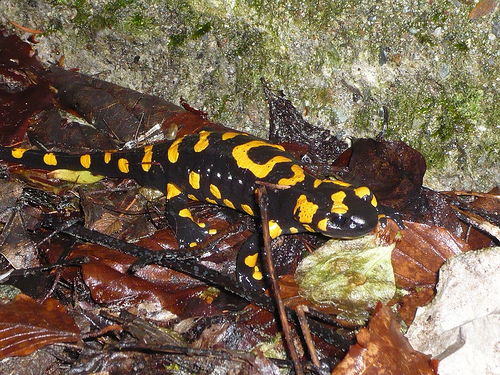
#> input picture all_images/n01629819_European_fire_salamander.JPEG, 500 x 375 px, given as the content of the folder desired_image, which was not available
$ python mosaic.py all_images/n01629819_European_fire_salamander.JPEG
#> lines starting #> are read from the running program, lines starting #| are printed output that depends on the picture; pictures that were not available may be replaced by others from this repository, and a replacement may not be noted
### functions.py
import numpy as np
from PIL import Image
import sys


def reshape_photo_to_array(photo:Image.Image) ->np.array:
    #Converts an image into an array with the correct shape
    width, height = photo.size
    photo = photo.convert('RGB')
    photo2d_array = np.array(photo.getdata())
    image_array = []
    for y in range(height):
        image_array.append(photo2d_array[width*y:width*(y+1)])
    image_array = np.array(image_array)
    #print('The new shape is:',image_array.shape)
    return image_array

def new_shape(desired_image: Image.Image, n_photos:int) -> tuple[int,int,tuple,Image.Image]:
    #Reshapes an image so it can fit as many small photos as possible
    width, height = desired_image.size
    proportion = width/height
    square = n_photos**(1/2)
    x = int(square*proportion)
    y = int(square*1/proportion)
    print(f'The number of images you are going to use is {(x, y)}.')
    shape = (int(width/x)*x, int(height/y)*y)
    print('New size is', shape)
    return x,y,shape,desired_image.resize(shape)


def reshape_all_photos(initial_photos:list, shape:tuple, x:int, y:int)-> np.array:
    #Reshapes all photos so they can fit in a big photo ith a size of "shape"
    photos_in_array = []
    n = 0
    for image in initial_photos:
        print('Photo number:\n',n)
        n_shape = (int(shape[0]/x),int(shape[1]/y))
        try:
            image_reshape = image.resize(n_shape)
        except AttributeError:
            print('meh')
            image_reshape = Image.new("RGB", (500,500), (255, 255, 255))
        image_array = reshape_photo_to_array(image_reshape)

        photos_in_array.append(image_array)
        n +=1
    return np.array(photos_in_array)

def create_joined_photo(desired_photo:np.array, array_of_photos:np.array, shape:tuple, x:int, y:int)->np.array:
    #joins all small photos into an image with the size of the desired_photo

    n_for_x = int(shape[0]/x)
    n_for_y = int(shape[1]/y)

    new_photo = desired_photo.copy()

    for a in range(x):
        for b in range(y):
            for c in range(n_for_y):
                new_photo[b*n_for_y+c][(n_for_x)*a:(a+1)*(n_for_x)] = array_of_photos[b*x+a][c]
    return new_photo

def create_photo(photo:np.array, joined_photos:np.array, proportion:float)->np.array:
    #unites 2 photos in the given proportion
    final = photo*proportion + joined_photos*(1-proportion)
    return final

def save_image(image:np.array, file_name:str) -> None:
    #saves the images to the folder 'final_iamge'
    final_array = image.astype(np.uint8)
    new_image = Image.fromarray(final_array)
    new_image.save(sys.argv[0][:-9] + f'final_image/{file_name}.png')
    print('Your image was saved!')

### mosaic.py
import functions as fc
import glob
import sys
from PIL import Image
import copy

#sets the path for the desired image and for all the other images
photos_path = sys.argv[0][:-9] + 'all_images//*'
desired_image_path = sys.argv[0][:-9] + 'desired_image//*'

#get desired_image

desired_image = Image.open(glob.glob(desired_image_path)[0])
#> desired_image is the input picture: PIL image 500x375 RGB; mean R, G, B 117.8, 100.5, 80.1

#get other photos

initial_photos = []
for j in glob.glob(photos_path):
    for file in glob.glob(j):
        #The deep copy allows us to use a very large of photos as the background. If you try to open 10k+ images, you will receive an error.
        #This deep copy allows us to circunvent that.
        f = copy.deepcopy(Image.open(file))
        initial_photos.append(f)

#Taking into account the number of photos we have in the folder with all the iamages, it resizes the desired image so it can fit the most amount of
#images. The returned shape is as close as the original photo as it can be. It also returns the number of photos that the final image will have
#on the x axis, on the y axis and the new shape of the photo.
x,y,shape,resized_desired_image = fc.new_shape(desired_image, len(initial_photos))
#> in new_shape, `width, height = desired_image.size`: width = 500; height = 375
#> in new_shape, `proportion = width/height`: proportion = 1.33
#> in new_shape, `x = int(square*proportion)`: x = 2
#> in new_shape, `y = int(square*1/proportion)`: y = 1
#| The number of images you are going to use is (2, 1).
#> in new_shape, `shape = (int(width/x)*x, int(height/y)*y)`: shape = (500, 375)
#| New size is (500, 375)
#transforms the desired image into an array.
array_desired_image = fc.reshape_photo_to_array(resized_desired_image)
#> after the loop in reshape_photo_to_array, `for y in range(height):`: image_array = 375 items
#reshapes all the other photos into smaller ones so they can fit into the big image.
new_photos = fc.reshape_all_photos(initial_photos, shape, x, y)
#> the loop in reshape_all_photos, `for image in initial_photos:` made 4 passes
#> pass 1, in reshape_all_photos, `image_reshape = image.resize(n_shape)`:
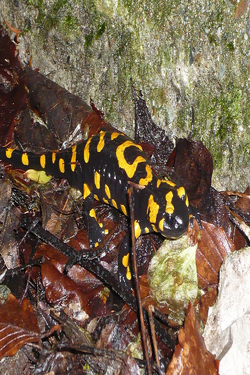
#> image_reshape: PIL image 250x375 RGB; mean R, G, B 117.8, 100.5, 80.1
#> pass 2, in reshape_all_photos, `image_reshape = image.resize(n_shape)`:
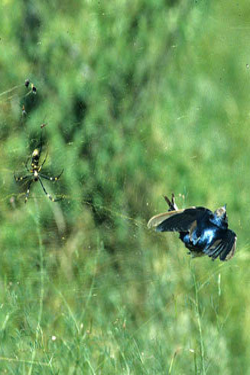
#> image_reshape: PIL image 250x375 RGB; mean R, G, B 111.2, 154.6, 90.3
#> after the loop in reshape_all_photos, `for image in initial_photos:`:
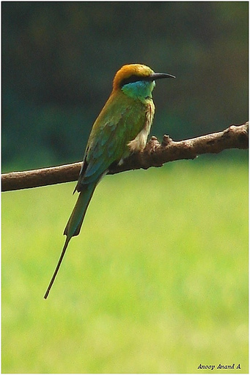
#> image_reshape: PIL image 250x375 RGB; mean R, G, B 125.4, 139.2, 71.3
#joins all the small photos into one big photo with the size of the desired photo.
joined_photo = fc.create_joined_photo(array_desired_image, new_photos, shape, x, y)
#> after the loop in create_joined_photo, `for a in range(x):`:
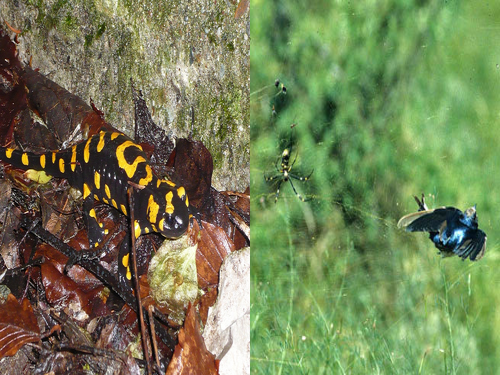
#> new_photo: shape (375, 500, 3) int64; mean R, G, B 114.5, 127.6, 85.2
#joins the desired image with the new photo containing all the small ones. The desired photo has a weight of 0.7 and the other photo a weight of 1-0.7 = 0.3.
final = fc.create_photo(array_desired_image, joined_photo, 0.7)
#> in create_photo, `final = photo*proportion + joined_photos*(1-proportion)`:
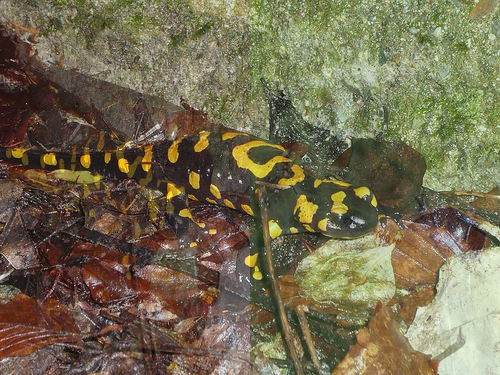
#> final: shape (375, 500, 3) float64; mean R, G, B 116.8, 108.6, 81.6
#saves the new joined photo and the final photo.
fc.save_image(joined_photo, 'joined')
fc.save_image(final, 'final')
